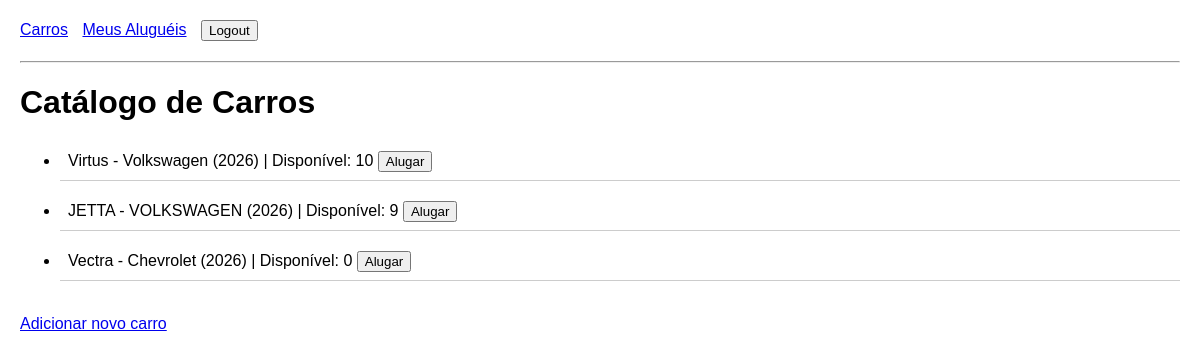
The app's page / (signed in) with its own data.
### catalog/models.py (models this page shows, shortened)
class Carro(models.Model):
    nome = models.CharField(max_length=100)
    marca = models.CharField(max_length=100)
    ano = models.IntegerField()
    total_disponivel = models.IntegerField(default=0)

### catalog/views.py (the view)
# urls.py: path('', catalog_views.carro_list, name='carro_list'),
def carro_list(request):
    carros = Carro.objects.all()
    return render(request, 'catalog/carro_list.html', {'carros': carros})

### library/templates/catalog/carro_list.html
{% extends 'base.html' %}
{% block content %}
<h1>Catálogo de Carros</h1>
<ul>
    {% for carro in carros %}
        <li>
            {{ carro.nome }} - {{ carro.marca }} ({{ carro.ano }})
            | Disponível: {{ carro.total_disponivel }}
            {% if user.is_authenticated %}
                <a href="{% url 'carro_alugado' carro.id %}">
                    <button>Alugar</button>
                </a>
            {% endif %}
        </li>
    {% endfor %}
</ul>
<br>
{% if user.is_authenticated and user.is_staff %}
    <a href="{% url 'add_carro' %}">Adicionar novo carro</a>
{% endif %}
<br>
{% endblock %}

### library/templates/base.html (style rules this page uses)
body { font-family: Arial; margin: 20px; }
a { margin-right: 10px; }
button { margin-right: 10px; }
li { margin-bottom: 12px; padding: 8px; border-bottom: 1px solid #ccc; }

### records on screen
Carro: nome "Virtus", marca "Volkswagen", ano "2026", total_disponivel "10"
Carro: nome "JETTA", marca "VOLKSWAGEN", ano "2026", total_disponivel "9"
Carro: nome "Vectra", marca "Chevrolet", ano "2026", total_disponivel "0"
